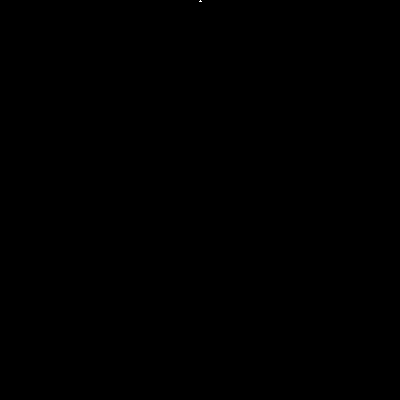
Frame 1 (no input)
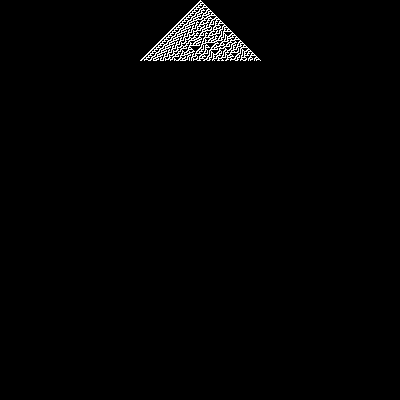
Frame 60 (the mouse pressed at the canvas centre just before this capture)
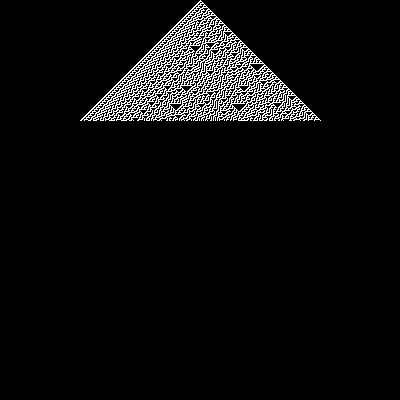
Frame 120 (the mouse held since frame 60 and released just before this capture)

The Processing sketch that drew these frames (run headless with seeded random() and noise(); from frame 60 on, the mouse is pressed at the canvas centre):

// Processing sketch: CellularAutomata
// ── CellularAutomata.pde
//https://raw.githubusercontent.com/Hoalq-0026/Books/master/Processing%20-%20A%20Programming%20Handbook%20for%20Visual%20Designers%20and%20Artists-MIT%20Press-200709.pdf
//pages 488 - 491

int[] rules = { 0, 0, 0, 1, 1, 1, 1, 0 };
int gen = 1; // Generation
color on = color(255);
color off = color(0);

void setup() {
  size(400, 400);
  //frameRate(8); // Slow down to 8 frames each second
  background(0);
  set(width / 2, 0, on); // Set the top, middle pixel to white
}

void draw() {
// For each pixel, determine new state by examining current
// state and neighbor states and ignore edges that have only
// one neighbor
  for (int i = 1; i < width - 1; i++) {
    int left = get(i - 1, gen - 1); // Left neighbor
    int me = get(i, gen - 1); // Current pixel
    int right = get(i + 1, gen - 1); // Right neighbor
    if (rules(left, me, right) == 1) {
      set(i, gen, on);
    }
  }
  gen++; // Increment the generation by 1
  if (gen > height - 1) { // If reached the bottom of the screen,
    noLoop(); // stop the program
  }
}
// Implement the rules
int rules(color a, color b, color c) {
  if ((a == on) && (b == on) && (c == on)) {
    return rules[0];
  }
  if ((a == on) && (b == on) && (c == off)) {
    return rules[1];
  }
  if ((a == on) && (b == off) && (c == on)) {
    return rules[2];
  }
  if ((a == on) && (b == off) && (c == off)) {
    return rules[3];
  }
  if ((a == off) && (b == on) && (c == on)) {
    return rules[4];
  }
  if ((a == off) && (b == on) && (c == off)) {
    return rules[5];
  }
  if ((a == off) && (b == off) && (c == on)) {
    return rules[6];
  }
  if ((a == off) && (b == off) && (c == off)) {
    return rules[7];
  }
  return 0;
}
